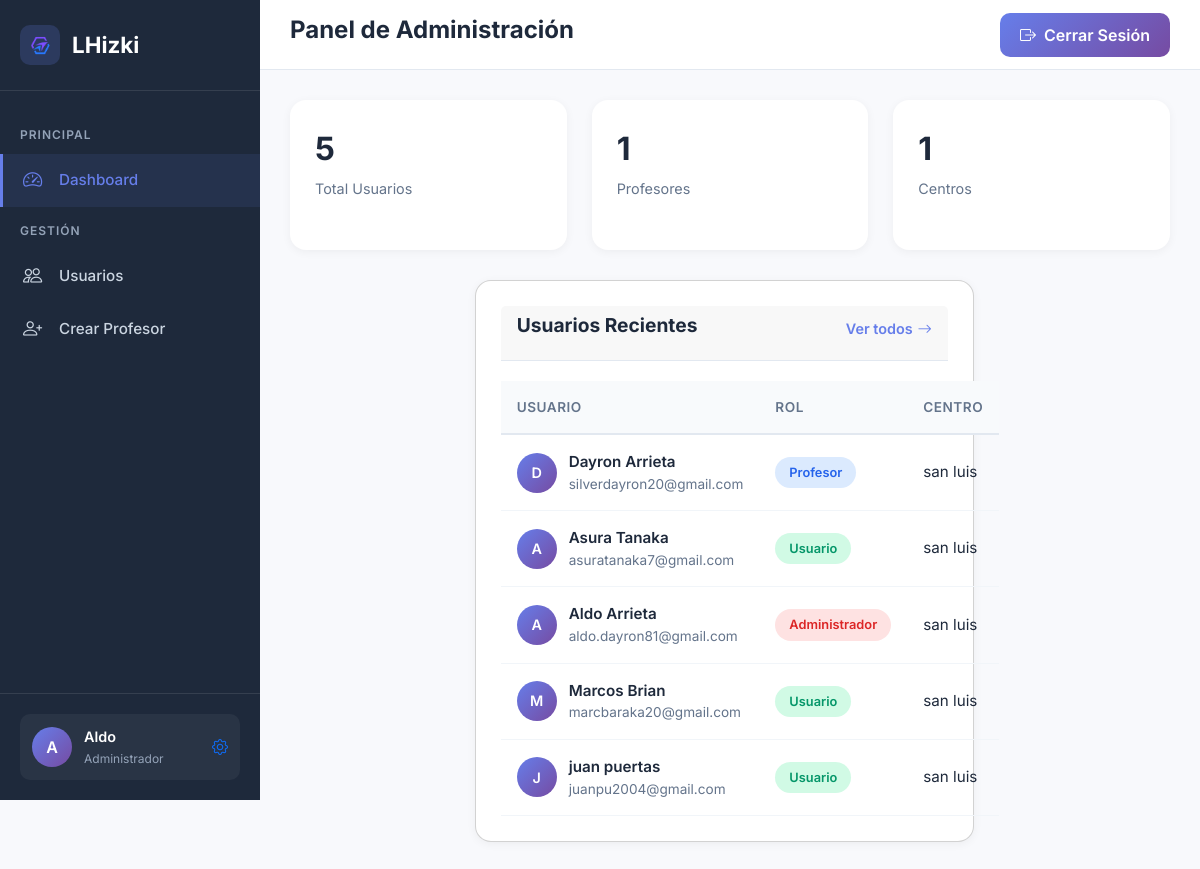
/admin/index.php (signed in), run on an earlier commit of the app's database.
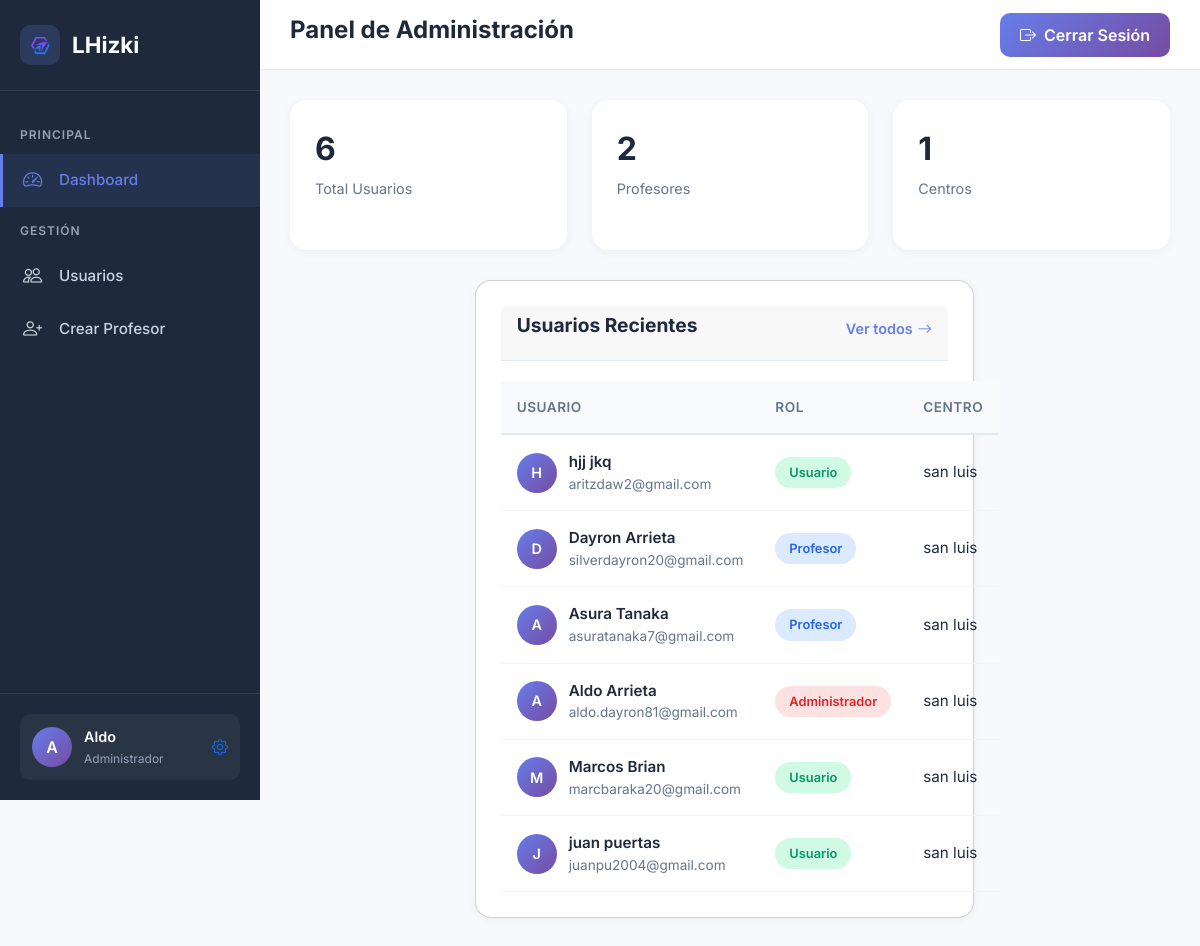
And on a later commit of the database.
### tables this page shows
CREATE TABLE IF NOT EXISTS `user` (
  `id` int NOT NULL AUTO_INCREMENT,
  `rol` int DEFAULT NULL,
  `nombre` varchar(50) DEFAULT NULL,
  `apellido` varchar(50) DEFAULT NULL,
  `mail` varchar(50) DEFAULT NULL,
  `password` varchar(50) DEFAULT NULL,
  `centro` int DEFAULT NULL,
  `sector` int DEFAULT NULL,
  `clase` int DEFAULT NULL,
  `idioma` varchar(20) DEFAULT 'español',
  `puntuacionIndividual` int DEFAULT '0',
  `token` varchar(50) DEFAULT NULL,
  `fechaConfirmacion` date DEFAULT NULL,
  PRIMARY KEY (`id`),
  KEY `rol` (`rol`),
  KEY `centro_user` (`centro`),
  KEY `clase_user` (`clase`),
  KEY `sector_user` (`sector`),
  CONSTRAINT `centro_user` FOREIGN KEY (`centro`) REFERENCES `centro` (`id`),
  CONSTRAINT `clase_user` FOREIGN KEY (`clase`) REFERENCES `clases` (`id`),
  CONSTRAINT `rol` FOREIGN KEY (`rol`) REFERENCES `roles` (`id`),
  CONSTRAINT `sector_user` FOREIGN KEY (`sector`) REFERENCES `sectores` (`id`)
);

CREATE TABLE IF NOT EXISTS `centro` (
  `id` int NOT NULL AUTO_INCREMENT,
  `nombre` varchar(50) DEFAULT NULL,
  PRIMARY KEY (`id`)
);

### core/Database.php (called while the page is built, shortened)
<?php
class AccesoBD {
    public $conexion;
    function conectar() {
        $this->conexion = mysqli_connect(self::RUTA, self::USER, self::PASS, self::BD)
            or die("Error al establecer la conexión con la BD");
        mysqli_set_charset($this->conexion, "utf8mb4");
    }
    function lanzarSQL($SQL) {
        $res = mysqli_query($this->conexion, $SQL);
        return $res;
    }
}
?>

### admin/models/AccesoBD_class.php (called while the page is built, shortened)
<?php
require_once __DIR__ . '/../../core/database.php';
class AccesoBD_Admin {
    public function obtenerUsuarios($nombre = '', $centro = '', $sector = '', $clase = '', $rol = '', $ordenFecha = 'DESC') {
        $db = new AccesoBD();
        $nombre = mysqli_real_escape_string($db->conexion, $nombre);
        $condiciones = [];
        $where = count($condiciones) > 0 ? "WHERE " . implode(" AND ", $condiciones) : "";
        $ordenFecha = strtoupper($ordenFecha) === 'ASC' ? 'ASC' : 'DESC';
        $sql = "SELECT
                    u.id, u.nombre, u.apellido, u.mail, u.rol,
                    c.nombre AS centro, s.nombre AS sector, cl.nombre AS clase, u.fechaConfirmacion
                FROM user u
                LEFT JOIN centro c ON u.centro = c.id
                LEFT JOIN sectores s ON u.sector = s.id
                LEFT JOIN clases cl ON u.clase = cl.id
                $where
                ORDER BY u.fechaConfirmacion $ordenFecha";
        $res = $db->lanzarSQL($sql);
        $usuarios = [];
        while ($fila = mysqli_fetch_assoc($res)) {
            $usuarios[] = $fila;
        }
        return $usuarios;
    }
    public function obtenerCentros() {
        $db = new AccesoBD();
        $sql = "SELECT id, nombre FROM centro ORDER BY nombre ASC";
        $res = $db->lanzarSQL($sql);
        $centros = [];
        while ($fila = mysqli_fetch_assoc($res)) {
            $centros[] = $fila;
        }
        return $centros;
    }
}
?>

### admin/sections/home.php (the view, shortened to what this page needs)
<?php
require_once __DIR__ . '/../models/AccesoBD_class.php';
$usuarioModel = new AccesoBD_Admin();
$todosLosUsuarios = $usuarioModel->obtenerUsuarios();
$totalUsuarios = count($todosLosUsuarios);
$usuarios = array_slice($todosLosUsuarios, 0, 6);
$totalProfesores = 0;
foreach ($todosLosUsuarios as $u) {
    if (isset($u['rol']) && $u['rol'] == 2) {
        $totalProfesores++;
    }
}
$centrosModel = new AccesoBD_Admin();
$centros = $centrosModel->obtenerCentros();
$totalCentros = count($centros);
?>
<link rel="stylesheet" href="css/adminfinal.css">
<div class="dashboard-grid">
  <div class="stat-card">
    <div class="stat-card-header">
      <div>
        <div class="stat-value"><?php echo $totalUsuarios; ?></div>
        <div class="stat-label">Total Usuarios</div>
      </div>
      <div class="stat-icon blue">
        <i class="bi bi-people"></i>
      </div>
    </div>
  </div>
  <div class="stat-card">
    <div class="stat-card-header">
      <div>
        <div class="stat-value"><?php echo $totalProfesores; ?></div>
        <div class="stat-label">Profesores</div>
      </div>
      <div class="stat-icon green">
        <i class="bi bi-person-video"></i>
      </div>
    </div>
  </div>
  <div class="stat-card">
    <div class="stat-card-header">
      <div>
        <div class="stat-value"><?php echo $totalCentros; ?></div>
        <div class="stat-label">Centros</div>
      </div>
      <div class="stat-icon orange">
        <i class="bi bi-mortarboard"></i>
      </div>
    </div>
  </div>
</div>
<div class="content-grid">
  <div class="card">
    <div class="card-header">
      <h3 class="card-title">Usuarios Recientes</h3>
      <a href="./controllers/obtenerUsuarios_controller.php" class="card-action">
        Ver todos <i class="bi bi-arrow-right"></i>
      </a>
    </div>
    <table class="users-table">
      <thead>
        <tr>
          <th>Usuario</th>
          <th>Rol</th>
          <th>Centro</th>
        </tr>
      </thead>
      <tbody>
        <?php foreach ($usuarios as $u): ?>
          <tr>
            <td>
              <div class="user-name-cell">
                <div class="user-avatar-table">
                  <?= strtoupper(substr($u['nombre'], 0, 1)) ?>
                </div>
                <div class="user-info">
                  <div class="user-full-name">
                    <?= htmlspecialchars($u['nombre']) ?> <?= htmlspecialchars($u['apellido']) ?>
                  </div>
                  <div class="user-email"><?= htmlspecialchars($u['mail']) ?></div>
                </div>
              </div>
            </td>
            <td>
              <?php
                $rolClass = '';
                $rolText = '';
                switch ($u['rol']) {
                  case 1:
                    $rolClass = 'admin';
                    $rolText = 'Administrador';
                    break;
                  case 2:
                    $rolClass = 'profesor';
                    $rolText = 'Profesor';
                    break;
                  default:
                    $rolClass = 'usuario';
                    $rolText = 'Usuario';
                }
              ?>
              <span class="role-badge <?= $rolClass ?>"><?= $rolText ?></span>
            </td>
            <td><?= htmlspecialchars($u['centro'] ?? '-') ?></td>
          </tr>
        <?php endforeach; ?>
      </tbody>
    </table>
</div>

### admin/index.php (shortened to what this page needs)
<?php
$usuario = $_SESSION['user'];
?>
<!doctype html>
<html lang="es">
  <head>
    <link href="https://cdn.jsdelivr.net/npm/bootstrap@5.3.8/dist/css/bootstrap.min.css" rel="stylesheet">
    <link href="https://cdn.jsdelivr.net/npm/bootstrap-icons@1.10.5/font/bootstrap-icons.css" rel="stylesheet">
    <link rel="stylesheet" href="css/estilos.css">
  </head>
  <body>
    <div class="admin-layout">
      <aside class="sidebar" id="sidebar">
        <div class="sidebar-header">
          <img src="../auth/img/LHizki_Logo.png" alt="LHizki Logo" class="sidebar-logo">
          <a href="./index.php" class="sidebar-brand">LHizki</a>
        </div>
        <nav class="sidebar-menu">
        <div class="menu-section-title">Principal</div>
        <a href="./index.php" class="menu-item <?php echo (!isset($_GET['section']) || $_GET['section'] === 'home') ? 'active' : ''; ?>">
          <i class="bi bi-speedometer2"></i>
          <span>Dashboard</span>
        </a>
        <div class="menu-section-title">Gestión</div>
        <a href="./controllers/obtenerUsuarios_controller.php" class="menu-item <?php echo (isset($_GET['section']) && $_GET['section'] === 'gestionUsuarios') ? 'active' : ''; ?>">
          <i class="bi bi-people"></i>
          <span>Usuarios</span>
        </a>
        <a href="index.php?section=crearProfesor" class="menu-item <?php echo (isset($_GET['section']) && $_GET['section'] === 'crearProfesor') ? 'active' : ''; ?>">
          <i class="bi bi-person-plus"></i>
          <span>Crear Profesor</span>
        </a>
        </nav>
         <div class="sidebar-footer">
          <div class="user-info-sidebar">
            <div class="user-avatar">
              <?php echo strtoupper(substr($usuario['nombre'], 0, 1)); ?>
            </div>
            <div class="user-details">
              <div class="user-name"><?php echo htmlspecialchars($usuario['nombre']); ?></div>
              <div class="user-role">Administrador</div>
            </div>
            <a href="index.php?section=perfil" class="settings-icon" title="Configuración">
              <i class="bi bi-gear"></i>
            </a>
          </div>
        </div>
      </aside>
      <div class="main-content">
        <header class="topbar">
          <div class="topbar-left">
            <h1>Panel de Administración</h1>
          </div>
          <div class="topbar-right">
            <a href="../auth/controllers/logout_controller.php" class="logout-btn">
              <i class="bi bi-box-arrow-right"></i>
              <span>Cerrar Sesión</span>
            </a>
          </div>
        </header>
        <main class="content-area">
          <?php
            $view = "home";
            include "./sections/$view.php";
          ?>
        </main>
      </div>
    </div>
  </body>
</html>

### admin/css/estilos.css (style rules this page uses)
* { margin: 0; padding: 0; box-sizing: border-box; }
body { font-family: 'Inter', -apple-system, BlinkMacSystemFont, 'Segoe UI', sans-serif; background: #f8f9fc; min-height: 100vh; }
.admin-layout { display: flex; min-height: 100vh; }
.sidebar { width: 260px; background: #1e293b; position: fixed; height: 100vh; left: 0; top: 0; overflow-y: auto; transition: all 0.3s ease; z-index: 1000; }
.sidebar-header { padding: 25px 20px; border-bottom: 1px solid rgba(255, 255, 255, 0.1); display: flex; align-items: center; gap: 12px; }
.sidebar-logo { width: 40px; height: 40px; background: rgba(102, 126, 234, 0.2); padding: 8px; border-radius: 10px; }
.sidebar-brand { color: white; font-size: 1.4rem; font-weight: 700; text-decoration: none; }
.sidebar-menu { padding: 20px 0; }
.menu-section-title { color: #94a3b8; font-size: 0.75rem; font-weight: 600; text-transform: uppercase; letter-spacing: 1px; padding: 15px 20px 10px; }
.menu-item { display: flex; align-items: center; gap: 12px; padding: 12px 20px; color: #cbd5e1; text-decoration: none; transition: all 0.3s ease; border-left: 3px solid transparent; }
.menu-item:hover, .menu-item.active { background: rgba(102, 126, 234, 0.1); color: #667eea; border-left-color: #667eea; }
.menu-item i { font-size: 1.2rem; width: 24px; }
.menu-item span { font-size: 0.95rem; font-weight: 500; }
.sidebar-footer { position: absolute; bottom: 0; left: 0; right: 0; padding: 20px; border-top: 1px solid rgba(255, 255, 255, 0.1); }
.user-info-sidebar { display: flex; align-items: center; gap: 12px; color: white; padding: 12px; background: rgba(255, 255, 255, 0.05); border-radius: 10px; }
.user-avatar { width: 40px; height: 40px; background: linear-gradient(135deg, #667eea, #764ba2); border-radius: 50%; display: flex; align-items: center; justify-content: center; font-weight: 600; font-size: 1rem; }
.user-details { flex: 1; }
.user-name { font-size: 0.9rem; font-weight: 600; margin-bottom: 2px; }
.user-role { font-size: 0.75rem; color: #94a3b8; }
.main-content { margin-left: 260px; flex: 1; min-height: 100vh; }
.topbar { background: white; height: 70px; display: flex; align-items: center; justify-content: space-between; padding: 0 30px; border-bottom: 1px solid #e2e8f0; position: sticky; top: 0; z-index: 100; }
.topbar-left h1 { font-size: 1.5rem; font-weight: 700; color: #1e293b; }
.topbar-right { display: flex; align-items: center; gap: 20px; }
.logout-btn { background: linear-gradient(135deg, #667eea 0%, #764ba2 100%); color: white; border: none; padding: 10px 20px; border-radius: 10px; font-weight: 600; cursor: pointer; transition: all 0.3s ease; text-decoration: none; display: flex; align-items: center; gap: 8px; }
.content-area { padding: 30px; }
.dashboard-grid { display: grid; grid-template-columns: repeat(auto-fit, minmax(250px, 1fr)); gap: 25px; margin-bottom: 30px; }
.stat-card { background: white; border-radius: 16px; padding: 25px; box-shadow: 0 2px 10px rgba(0, 0, 0, 0.05); transition: all 0.3s ease; }
.stat-card-header { display: flex; align-items: center; justify-content: space-between; margin-bottom: 15px; }
.stat-icon { width: 50px; height: 50px; border-radius: 12px; display: flex; align-items: center; justify-content: center; font-size: 1.5rem; color: white; }
.stat-icon.blue { background: linear-gradient(135deg, #2979FF 100%); }
.stat-icon.green { background: linear-gradient(135deg, #1DE9B6 100%); }
.stat-icon.orange { background: linear-gradient(135deg, #FF9100 100%); }
.stat-value { font-size: 2rem; font-weight: 700; color: #1e293b; margin-bottom: 5px; }
.stat-label { font-size: 0.9rem; color: #64748b; margin-bottom: 10px; }
.content-grid { display: grid; grid-template-columns: 4fr 1fr; gap: 25px; margin-bottom: 30px; }
.card { background: white; border-radius: 16px; padding: 25px; box-shadow: 0 2px 10px rgba(0, 0, 0, 0.05); margin-left: 27%; }
.card-header { display: flex; align-items: center; justify-content: space-between; margin-bottom: 20px; padding-bottom: 15px; border-bottom: 1px solid #e2e8f0; }
.card-title { font-size: 1.2rem; font-weight: 700; color: #1e293b; }
.card-action { color: #667eea; text-decoration: none; font-size: 0.9rem; font-weight: 600; display: flex; align-items: center; gap: 5px; }

What changed in the data, as far as the page shows it:
added user: nombre "H", nombre "hjj", apellido "jkq", mail "aritzdaw2@gmail.com", rol "Usuario", centro.nombre "san luis"
changed user "Asura": rol "Usuario" → "Profesor"
Also different on the page:
$totalUsuarios: "5" → "6"
$totalProfesores: "1" → "2"
